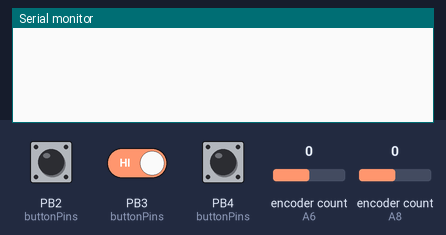
A sketch run on a simulated ATtiny85, built with avr-gcc and run on an emulated ATtiny85. On the bench: the last lines printed to the serial monitor. Inputs (shaded band) come from the test bench; at power-on: encoder count (sensors on A6, A8) 0, PB2 (buttonPins) HIGH, PB3 (buttonPins) HIGH, PB4 (buttonPins) HIGH.

Above: at 1.2 s.
1.3 s: encoder count (sensor on A6) set to 1
At 1.7 s:
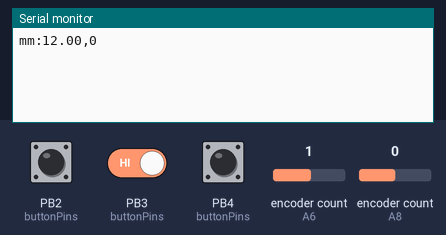
2.8 s: PB2 (buttonPins) pulled LOW for 0.15 s
At 3.5 s:
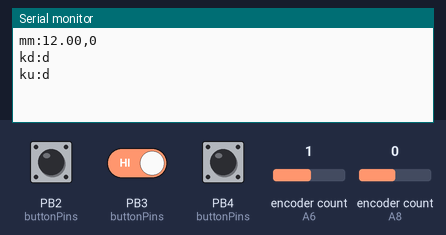
4.4 s: encoder count (sensor on A8) set to 1
At 5.2 s:
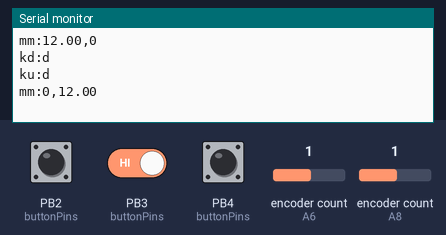
5.9 s: encoder count (sensor on A6) set to 0
At 6.4 s:
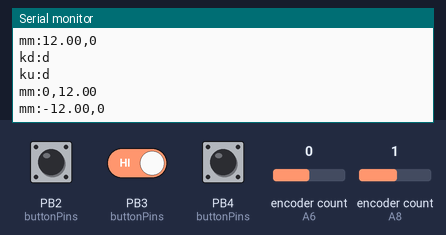
7.4 s: encoder count (sensor on A8) set to 0
At 8.6 s:
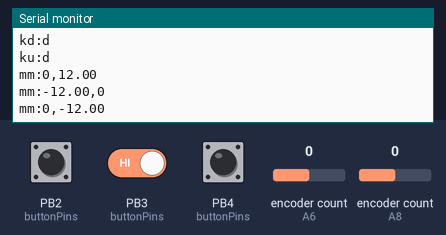
8.9 s: PB2 (buttonPins) driven LOW and PB3 (buttonPins) driven LOW
At 9.9 s:
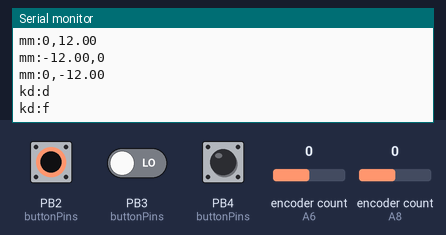
Timing chart, 0 to 11.4 s (numbered marks = the images above; inputs shaded):
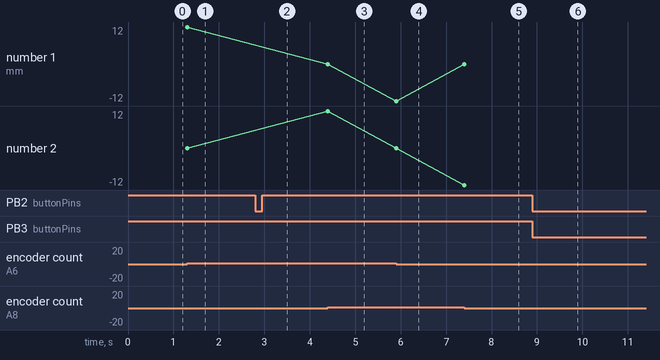

The sketch:

Janky-SDVX-Controller.ino
```cpp
#include "Encoder.h"

// Mouse Sens Multiplier
#define MOUSE_MULT  3

// Button Keybinds
#define BIND_A    "d"
#define BIND_B    "f"
#define BIND_C    "j"
#define BIND_D    "k"
#define BIND_FX_L "c"
#define BIND_FX_R "m"
#define BIND_ST   "1"

// Button Pinout
// CHANGE THESE
#define BT_A  2
#define BT_B  3
#define BT_C  4
#define BT_D  5
#define FX_L  6
#define FX_R  7
#define BT_ST 8

String bindKeys[] = { BIND_A, BIND_B, BIND_C, BIND_D, BIND_FX_L, BIND_FX_R, BIND_ST };
bool keysHeld[] = { false, false, false, false, false, false, false, false };
uint8_t buttonPins[] = { BT_A, BT_B, BT_C, BT_D, FX_L, FX_R, BT_ST };
uint8_t buttonCount = sizeof(buttonPins) / sizeof(buttonPins[0]);

// Encoder sensitivity = number of positions per rotation times 4 (24*4) / number of positions for HID report (256)
#define ENCODER_SENSITIVITY (double) 0.375
// CHANGE THESE
Encoder encL(20, 19), encR(22, 21);
float knob1 = 0;
float knob2 = 0;
float old_knob1 = 0;
float old_knob2 = 0;

/**
 * Arduino Setup
 */
void setup() {
  // Setup I/O for pins
  for (int i = 0; i < buttonCount; i++) {
    pinMode(buttonPins[i], INPUT_PULLUP);
  }

  Serial.begin(9600);
}

/**
 * Arduino Loop
 */
void loop() {
  keyboard_mode();
}

/**
 * Keyboard Implementation
 */
void keyboard_mode() {
  // Read encoders
  knob1 =  (float)(encL.read());
  knob2 = (float)encR.read();

  if(knob1 != old_knob1) {
    Serial.println("mm:" + String((knob1 - old_knob1) * MOUSE_MULT) + ",0");

    // We count the difference in the encoders, but we must not go over arduino's int limit
    if(knob1 < -255 || knob1 > 255) {
      encL.write(0);
      old_knob1 = 0;
    } else {
      old_knob1 = knob1;
    }
  }

  if(knob2 != old_knob2) {
    Serial.println("mm:0," + String((knob2 - old_knob2) * MOUSE_MULT));

    if(knob2 < -255 || knob2 > 255) {
      encR.write(0);
      old_knob2 = 0;
    } else {
      old_knob2 = knob2;
    }
  }

  // Read the buttons, if it's low, output a keyboard press
  for (int i = 0; i < buttonCount; i++) {
    if (digitalRead(buttonPins[i]) == LOW) {
      if (keysHeld[i]) return;
      keysHeld[i] = true;
      Serial.println("kd:" + bindKeys[i]);
    } else {
      if (!keysHeld[i]) return;
      keysHeld[i] = false;
      Serial.println("ku:" + bindKeys[i]);
    }
  }
}
```

Measured:
- after the input at 1.3 s, the serial monitor: prints a new line at once (image 1)
- after the input at 2.8 s, the serial monitor: prints a new line at once (image 2)
- after the input at 4.4 s, the serial monitor: prints a new line at once (image 3)
- after the input at 5.9 s, the serial monitor: prints a new line at once (image 4)
- after the input at 7.4 s, the serial monitor: prints a new line at once (image 5)
- after the input at 8.9 s, the serial monitor: prints a new line at once (image 6)
- plotted number 1: 12 → 0 after the input at 4.4 s, 0 → -12 after the input at 5.9 s
- plotted number 2: 0 → 12 after the input at 4.4 s
